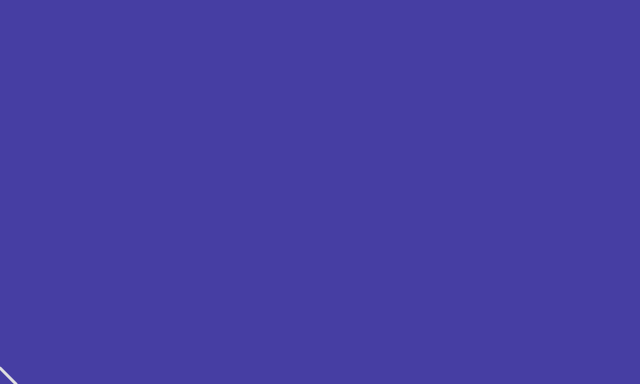
Frame 1 (no input)
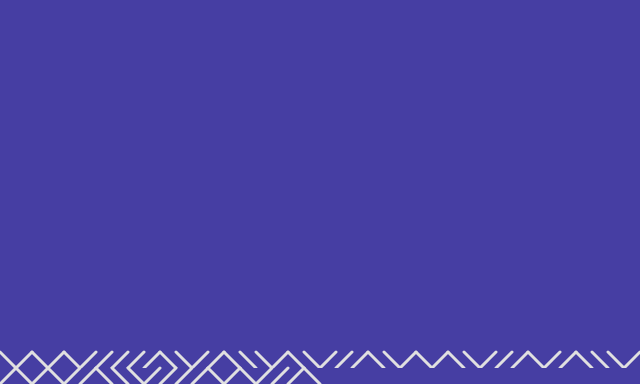
Frame 60 (no input)
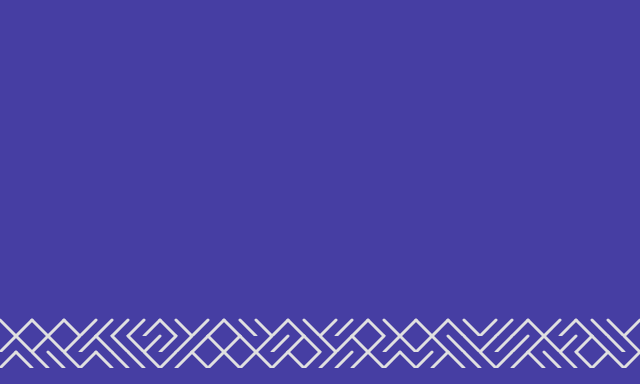
Frame 120 (the mouse pressed at the canvas centre since frame 60)

The p5.js sketch that drew these frames (run headless with seeded random() and noise() and a simulated clock; from frame 60 on, the mouse is pressed at the canvas centre):

// p5.js sketch
// ── sketch.js
// 2020 © @barsab, Daniele @Fupete and the course DSII2020 at DESIGN.unirsm 
// github.com/dsii-2020-unirsm — github.com/fupete
// Educational purposes, MIT License, 2020, San Marino

let w = 16;
let h = 16;
let index = 0;

function setup() {
  createCanvas(640, 384);
  background('#463ea3');
  strokeWeight(3);
  stroke(224);
}

function draw() {
  var x1 = w*index;
  var x2 = x1 + w;
  var y1 = h*23;
  var y2 = h*24;
  if (random(2) < 1) {
    line(x2, y1, x1, y2);
  } 
  else {
    line(x1, y1, x2, y2);
  }
  
  index++;
  if (index == width/w) {
    var p = get(0, h, width, h*23);
    background('#463ea3');
    set(0, 0, p);
    index = 0;
  }
}
